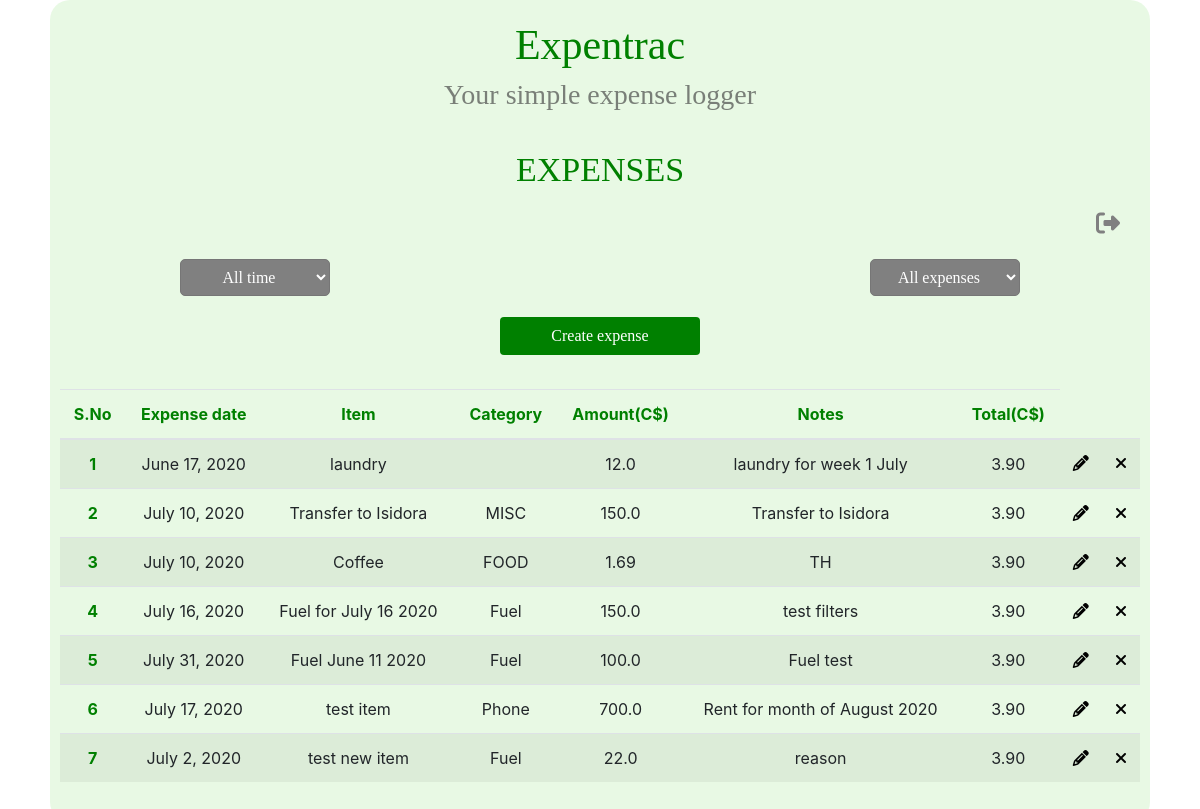
/tracker/sandsouza (signed in), run on an earlier commit of the app's database.
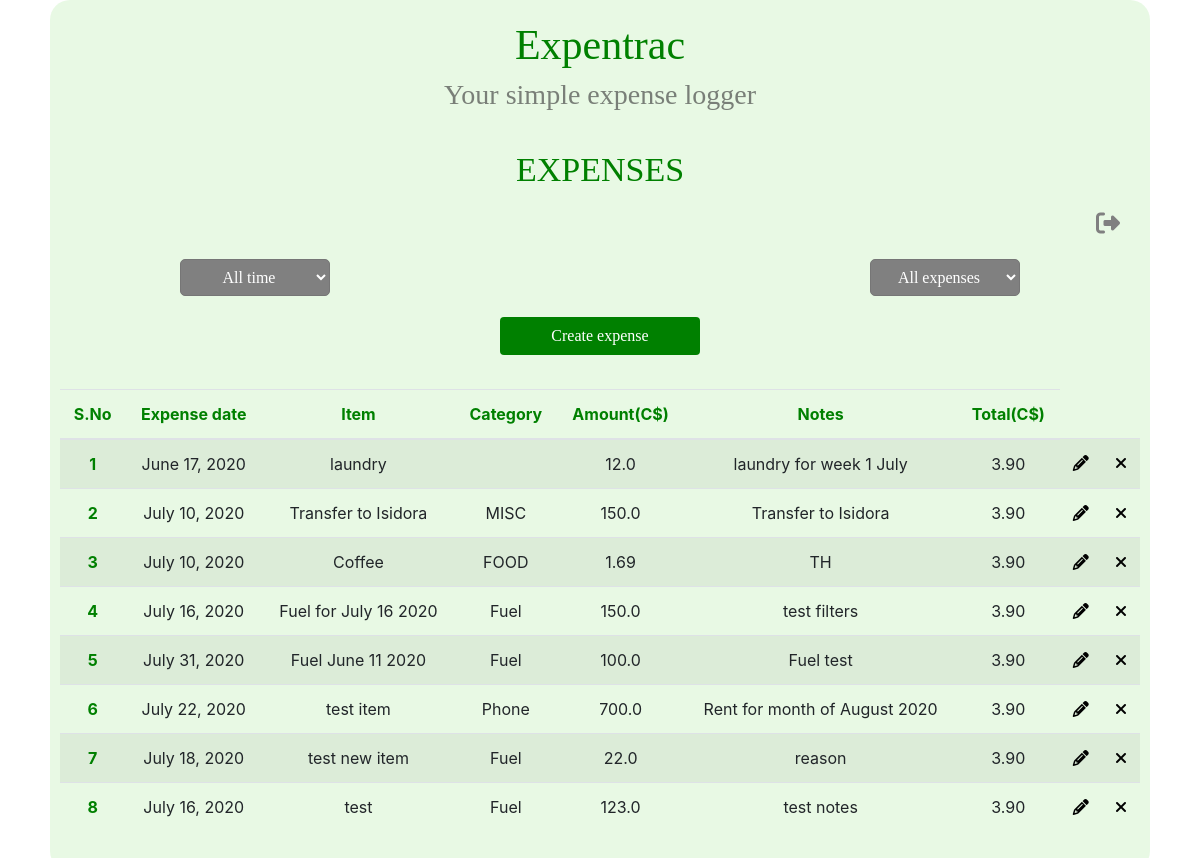
And on a later commit of the database.
### tracker/models.py (models this page shows, shortened)
class Expense(models.Model):
    user = models.ForeignKey(settings.AUTH_USER_MODEL, default=0, on_delete=models.CASCADE)
    CATEGORY_CHOICES = [
        ("Clothing", "Clothing"),
        ("Food", "Food"),
        ("Fuel", "Fuel"),
        ("Rent", "Rent"),
        ("Utilities", "Utilities"),
        ("Phone", "Phone"),
        ("Education", "Education"),
        ("Miscellaneous", "Miscellaneous"),
    ]
    date = models.DateField('Date of expense', null=True)   # saved in format yyyy-mm-dd
    item = models.CharField(max_length=100, null=False, blank=False)
    category = models.CharField(max_length=20, choices=CATEGORY_CHOICES, null=True, blank=True)
    amount = models.FloatField(null=False, blank=False)
    notes = models.CharField(max_length=200, null=True, blank=True)

### tracker/views.py (the view)
# urls.py: path('tracker/<username>', views.tracker_page, name='tracker'),
@login_required()
def tracker_page(request, username):
    month_year = []
    categories = [verb_cat for code, verb_cat in Expense.CATEGORY_CHOICES]
    data = Expense.objects.filter(user=User.objects.get(username=username))
    for exp_item in data:  # get the month and year of each exp item and append to the list
        m = get_month(exp_item.date)
        y = get_year(exp_item.date)
        month_year.append(str(m)+" "+str(y))
    month_year = set(month_year)  # remove duplicates
    if request.user.username == username:   # if the user changes the URL unwittingly or otherwise to that of another user, the page would require a login
        return shortcuts.render(request, 'tracker/trackerTable.html', {'categories': categories, 'month_year': month_year, 'object_list': data})
    else:
        return HttpResponseRedirect('/')

### tracker/views.py (called while the page is built)
def get_month(date):
    return calendar.month_name[date.month]

def get_year(date):
    return date.year

### tracker/templates/tracker/trackerTable.html (shortened to what this page needs)
{% extends "./base.html" %}
    {% block title %} EXPENSES {% endblock title %}
    {% block content %}
    <div class="logout"> <a href="/logout"><i class="fa fa-sign-out" aria-hidden="true" title="Logout" id="logout"></i> </a></div>
    <div class="filt_container">
        <div class="select-div month">
            <select id="month_filter" onchange="filt_function_month()" class='form-control1'>
                <option selected> All time </option>
            </select>
        </div>
        <div class="select-div category">
            <select id="category_filter" onchange="filt_function_category()" class='form-control1'>
                <option selected >All expenses</option>
            </select>
        </div>
    </div>
    <button id="create-expense" class="btn" type="button" name="button">Create expense</button>
    <table id="table" class="table table-striped">
        <thead>
        <tr>
            <th scope="col">S.No</th>
            <th scope="col">Expense date</th>
            <th scope="col">Item</th>
            <th scope="col">Category</th>
            <th scope="col">Amount(C$)</th>
            <th scope="col">Notes</th>
            <th scope="col">Total(C$)</th>
        </tr>
      </thead>
      <tbody>
          {% for tracker in object_list %}
                <tr id={{ tracker.id }}>
                    <th scope="row">{{ forloop.counter }}</th>
                    <td>{{ tracker.date }}</td>
                    <td>{{ tracker.item }}</td>
                    <td>{{ tracker.category }}</td>
                    <td>{{ tracker.amount }}</td>
                    <td>{{ tracker.notes }}</td>
                    <td>3.90</td>
                    <td> <a class="tracker_controls1" id="c"><i class="fa fa-pencil edit-expense " title="Edit" data-form-url="{% url 'tracker_row_edit' tracker.id %}"></i></a></td>
                    <td> <a class="tracker_controls2" id="d"><i class="fa fa-times del-expense" title="Delete"></i></a></td>
                </tr>
            {% endfor %}
      </tbody>
    </table>
    {% endblock content %}

What changed in the data, as far as the page shows it:
changed Expense "test item": date "July 17, 2020" → "July 22, 2020"
changed Expense "test new item": date "July 2, 2020" → "July 18, 2020"
added Expense: date "July 16, 2020", item "test", category "Fuel", amount "123.0", notes "test notes"
